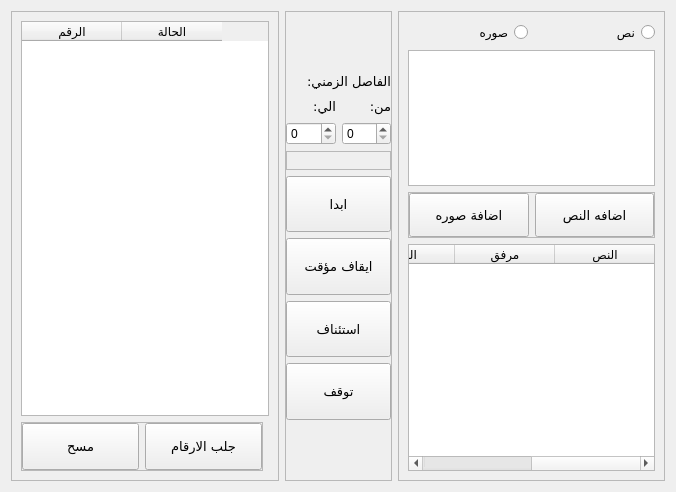
         <widget class="QWidget" name="tab_7">
          <attribute name="title">
           <string>ارسال للارقام</string>
          </attribute>
          <layout class="QGridLayout" name="gridLayout_15" columnstretch="5,2,5">
           <item row="0" column="0">
            <widget class="QFrame" name="frame_16">
             <property name="sizePolicy">
              <sizepolicy hsizetype="Expanding" vsizetype="Expanding">
               <horstretch>0</horstretch>
               <verstretch>0</verstretch>
              </sizepolicy>
             </property>
             <property name="frameShape">
              <enum>QFrame::StyledPanel</enum>
             </property>
             <property name="frameShadow">
              <enum>QFrame::Raised</enum>
             </property>
             <layout class="QGridLayout" name="gridLayout_18" rowstretch="8,1">
              <item row="1" column="0">
               <widget class="QFrame" name="frame_17">
                <property name="sizePolicy">
                 <sizepolicy hsizetype="Expanding" vsizetype="Expanding">
                  <horstretch>0</horstretch>
                  <verstretch>0</verstretch>
                 </sizepolicy>
                </property>
                <property name="maximumSize">
                 <size>
                  <width>16777215</width>
                  <height>16777215</height>
                 </size>
                </property>
                <property name="frameShape">
                 <enum>QFrame::StyledPanel</enum>
                </property>
                <property name="frameShadow">
                 <enum>QFrame::Raised</enum>
                </property>
                <layout class="QGridLayout" name="gridLayout_19">
                 <property name="leftMargin">
                  <number>0</number>
                 </property>
                 <property name="topMargin">
                  <number>0</number>
                 </property>
                 <property name="rightMargin">
                  <number>0</number>
                 </property>
                 <property name="bottomMargin">
                  <number>0</number>
                 </property>
                 <item row="0" column="0">
                  <widget class="QPushButton" name="pushButton_18">
                   <property name="sizePolicy">
                    <sizepolicy hsizetype="Expanding" vsizetype="Expanding">
                     <horstretch>0</horstretch>
                     <verstretch>0</verstretch>
                    </sizepolicy>
                   </property>
                   <property name="font">
                    <font>
                     <family>Almarai</family>
                     <pointsize>10</pointsize>
                     <weight>50</weight>
                     <bold>false</bold>
                    </font>
                   </property>
                   <property name="cursor">
                    <cursorShape>PointingHandCursor</cursorShape>
                   </property>
                   <property name="text">
                    <string>مسح</string>
                   </property>
                   <property name="iconSize">
                    <size>
                     <width>200</width>
                     <height>50</height>
                    </size>
                   </property>
                  </widget>
                 </item>
                 <item row="0" column="1">
                  <widget class="QPushButton" name="pushButton_19">
                   <property name="sizePolicy">
                    <sizepolicy hsizetype="Expanding" vsizetype="Expanding">
                     <horstretch>0</horstretch>
                     <verstretch>0</verstretch>
                    </sizepolicy>
                   </property>
                   <property name="font">
                    <font>
                     <family>Almarai</family>
                     <pointsize>10</pointsize>
                     <weight>50</weight>
                     <bold>false</bold>
                    </font>
                   </property>
                   <property name="cursor">
                    <cursorShape>PointingHandCursor</cursorShape>
                   </property>
                   <property name="text">
                    <string>جلب الارقام</string>
                   </property>
                   <property name="iconSize">
                    <size>
                     <width>200</width>
                     <height>50</height>
                    </size>
                   </property>
                  </widget>
                 </item>
                </layout>
               </widget>
              </item>
              <item row="0" column="0" colspan="2">
               <widget class="QTableWidget" name="tableWidget_3">
                <property name="layoutDirection">
                 <enum>Qt::LeftToRight</enum>
                </property>
                <property name="autoFillBackground">
                 <bool>false</bool>
                </property>
                <property name="textElideMode">
                 <enum>Qt::ElideRight</enum>
                </property>
                <column>
                 <property name="text">
                  <string>الرقم</string>
                 </property>
                </column>
                <column>
                 <property name="text">
                  <string>الحالة</string>
                 </property>
                </column>
               </widget>
              </item>
             </layout>
            </widget>
           </item>
           <item row="0" column="1">
            <widget class="QFrame" name="frame_15">
             <property name="sizePolicy">
              <sizepolicy hsizetype="Expanding" vsizetype="Expanding">
               <horstretch>0</horstretch>
               <verstretch>0</verstretch>
              </sizepolicy>
             </property>
             <property name="maximumSize">
              <size>
               <width>16777215</width>
               <height>16777215</height>
              </size>
             </property>
             <property name="frameShape">
              <enum>QFrame::StyledPanel</enum>
             </property>
             <property name="frameShadow">
              <enum>QFrame::Raised</enum>
             </property>
             <layout class="QGridLayout" name="gridLayout_16" rowstretch="2,2,2,2,6,6,6,6">
              <property name="leftMargin">
               <number>0</number>
              </property>
              <property name="topMargin">
               <number>60</number>
              </property>
              <property name="rightMargin">
               <number>0</number>
              </property>
              <property name="bottomMargin">
               <number>60</number>
              </property>
              <item row="2" column="0">
               <widget class="QSpinBox" name="spinBox_2">
                <property name="sizePolicy">
                 <sizepolicy hsizetype="Expanding" vsizetype="Expanding">
                  <horstretch>0</horstretch>
                  <verstretch>0</verstretch>
                 </sizepolicy>
                </property>
                <property name="maximumSize">
                 <size>
                  <width>16777215</width>
                  <height>16777215</height>
                 </size>
                </property>
               </widget>
              </item>
              <item row="2" column="1">
               <widget class="QSpinBox" name="spinBox_4">
                <property name="sizePolicy">
                 <sizepolicy hsizetype="Expanding" vsizetype="Expanding">
                  <horstretch>0</horstretch>
                  <verstretch>0</verstretch>
                 </sizepolicy>
                </property>
                <property name="maximumSize">
                 <size>
                  <width>16777215</width>
                  <height>16777215</height>
                 </size>
                </property>
               </widget>
              </item>
              <item row="0" column="0" colspan="2">
               <widget class="QLabel" name="label_7">
                <property name="sizePolicy">
                 <sizepolicy hsizetype="Expanding" vsizetype="Expanding">
                  <horstretch>0</horstretch>
                  <verstretch>0</verstretch>
                 </sizepolicy>
                </property>
                <property name="maximumSize">
                 <size>
                  <width>16777215</width>
                  <height>16777215</height>
                 </size>
                </property>
                <property name="font">
                 <font>
                  <family>Almarai</family>
                  <pointsize>10</pointsize>
                  <weight>50</weight>
                  <bold>false</bold>
                 </font>
                </property>
                <property name="text">
                 <string>الفاصل الزمني:</string>
                </property>
               </widget>
              </item>
              <item row="5" column="0" colspan="2">
               <widget class="QPushButton" name="pushButton_17">
                <property name="sizePolicy">
                 <sizepolicy hsizetype="Expanding" vsizetype="Expanding">
                  <horstretch>0</horstretch>
                  <verstretch>0</verstretch>
                 </sizepolicy>
                </property>
                <property name="maximumSize">
                 <size>
                  <width>16777215</width>
                  <height>16777215</height>
                 </size>
                </property>
                <property name="font">
                 <font>
                  <family>Almarai</family>
                  <pointsize>10</pointsize>
                  <weight>50</weight>
                  <bold>false</bold>
                 </font>
                </property>
                <property name="cursor">
                 <cursorShape>PointingHandCursor</cursorShape>
                </property>
                <property name="text">
                 <string>ايقاف مؤقت</string>
                </property>
                <property name="iconSize">
                 <size>
                  <width>200</width>
                  <height>50</height>
                 </size>
                </property>
               </widget>
              </item>
              <item row="1" column="0" alignment="Qt::AlignRight">
               <widget class="QLabel" name="label_21">
                <property name="sizePolicy">
                 <sizepolicy hsizetype="Expanding" vsizetype="Expanding">
                  <horstretch>0</horstretch>
                  <verstretch>0</verstretch>
                 </sizepolicy>
                </property>
                <property name="maximumSize">
                 <size>
                  <width>16777215</width>
                  <height>16777215</height>
                 </size>
                </property>
                <property name="font">
                 <font>
                  <family>Almarai</family>
                  <pointsize>10</pointsize>
                  <weight>50</weight>
                  <bold>false</bold>
                 </font>
                </property>
                <property name="text">
                 <string>الي:</string>
                </property>
               </widget>
              </item>
              <item row="4" column="0" colspan="2">
               <widget class="QPushButton" name="pushButton_15">
                <property name="sizePolicy">
                 <sizepolicy hsizetype="Expanding" vsizetype="Expanding">
                  <horstretch>0</horstretch>
                  <verstretch>0</verstretch>
                 </sizepolicy>
                </property>
                <property name="maximumSize">
                 <size>
                  <width>16777215</width>
                  <height>16777215</height>
                 </size>
                </property>
                <property name="font">
                 <font>
                  <family>Almarai</family>
                  <pointsize>10</pointsize>
                  <weight>50</weight>
                  <bold>false</bold>
                 </font>
                </property>
                <property name="cursor">
                 <cursorShape>PointingHandCursor</cursorShape>
                </property>
                <property name="text">
                 <string>ابدا</string>
                </property>
                <property name="iconSize">
                 <size>
                  <width>200</width>
                  <height>50</height>
                 </size>
                </property>
               </widget>
              </item>
              <item row="1" column="1" alignment="Qt::AlignRight">
               <widget class="QLabel" name="label_22">
                <property name="sizePolicy">
                 <sizepolicy hsizetype="Expanding" vsizetype="Expanding">
                  <horstretch>0</horstretch>
                  <verstretch>0</verstretch>
                 </sizepolicy>
                </property>
                <property name="maximumSize">
                 <size>
                  <width>16777215</width>
                  <height>16777215</height>
                 </size>
                </property>
                <property name="font">
                 <font>
                  <family>Almarai</family>
                  <pointsize>10</pointsize>
                  <weight>50</weight>
                  <bold>false</bold>
                 </font>
                </property>
                <property name="text">
                 <string>من:</string>
                </property>
               </widget>
              </item>
              <item row="7" column="0" colspan="2">
               <widget class="QPushButton" name="pushButton_21">
                <property name="sizePolicy">
                 <sizepolicy hsizetype="Expanding" vsizetype="Expanding">
                  <horstretch>0</horstretch>
                  <verstretch>0</verstretch>
                 </sizepolicy>
                </property>
                <property name="maximumSize">
                 <size>
                  <width>16777215</width>
                  <height>16777215</height>
                 </size>
                </property>
                <property name="font">
                 <font>
                  <family>Almarai</family>
                  <pointsize>10</pointsize>
                  <weight>50</weight>
                  <bold>false</bold>
                 </font>
                </property>
                <property name="cursor">
                 <cursorShape>PointingHandCursor</cursorShape>
                </property>
                <property name="text">
                 <string>توقف</string>
                </property>
                <property name="iconSize">
                 <size>
                  <width>200</width>
                  <height>50</height>
                 </size>
                </property>
               </widget>
              </item>
              <item row="6" column="0" colspan="2">
               <widget class="QPushButton" name="pushButton_16">
                <property name="sizePolicy">
                 <sizepolicy hsizetype="Expanding" vsizetype="Expanding">
                  <horstretch>0</horstretch>
                  <verstretch>0</verstretch>
                 </sizepolicy>
                </property>
                <property name="maximumSize">
                 <size>
                  <width>16777215</width>
                  <height>16777215</height>
                 </size>
                </property>
                <property name="font">
                 <font>
                  <family>Almarai</family>
                  <pointsize>10</pointsize>
                  <weight>50</weight>
                  <bold>false</bold>
                 </font>
                </property>
                <property name="cursor">
                 <cursorShape>PointingHandCursor</cursorShape>
                </property>
                <property name="text">
                 <string>استئناف</string>
                </property>
                <property name="iconSize">
                 <size>
                  <width>200</width>
                  <height>50</height>
                 </size>
                </property>
               </widget>
              </item>
              <item row="3" column="0" colspan="2">
               <widget class="QFrame" name="frame_37">
                <property name="frameShape">
                 <enum>QFrame::StyledPanel</enum>
                </property>
                <property name="frameShadow">
                 <enum>QFrame::Raised</enum>
                </property>
               </widget>
              </item>
             </layout>
            </widget>
           </item>
           <item row="0" column="2">
            <widget class="QFrame" name="frame_14">
             <property name="sizePolicy">
              <sizepolicy hsizetype="Expanding" vsizetype="Expanding">
               <horstretch>0</horstretch>
               <verstretch>0</verstretch>
              </sizepolicy>
             </property>
             <property name="frameShape">
              <enum>QFrame::StyledPanel</enum>
             </property>
             <property name="frameShadow">
              <enum>QFrame::Raised</enum>
             </property>
             <layout class="QGridLayout" name="gridLayout_17" rowstretch="1,6,2,10">
              <item row="0" column="0">
               <widget class="QRadioButton" name="radioButton">
                <property name="sizePolicy">
                 <sizepolicy hsizetype="Expanding" vsizetype="Expanding">
                  <horstretch>0</horstretch>
                  <verstretch>0</verstretch>
                 </sizepolicy>
                </property>
                <property name="maximumSize">
                 <size>
                  <width>16777215</width>
                  <height>16777215</height>
                 </size>
                </property>
                <property name="font">
                 <font>
                  <pointsize>9</pointsize>
                 </font>
                </property>
                <property name="layoutDirection">
                 <enum>Qt::RightToLeft</enum>
                </property>
                <property name="text">
                 <string>صوره</string>
                </property>
               </widget>
              </item>
              <item row="0" column="1">
               <widget class="QRadioButton" name="radioButton_2">
                <property name="sizePolicy">
                 <sizepolicy hsizetype="Expanding" vsizetype="Expanding">
                  <horstretch>0</horstretch>
                  <verstretch>0</verstretch>
                 </sizepolicy>
                </property>
                <property name="maximumSize">
                 <size>
                  <width>16777215</width>
                  <height>16777215</height>
                 </size>
                </property>
                <property name="font">
                 <font>
                  <pointsize>9</pointsize>
                 </font>
                </property>
                <property name="layoutDirection">
                 <enum>Qt::RightToLeft</enum>
                </property>
                <property name="text">
                 <string>نص</string>
                </property>
               </widget>
              </item>
              <item row="3" column="0" colspan="2">
               <widget class="QTableWidget" name="tableWidget_4">
                <property name="layoutDirection">
                 <enum>Qt::RightToLeft</enum>
                </property>
                <property name="autoFillBackground">
                 <bool>false</bool>
                </property>
                <property name="styleSheet">
                 <string notr="true">QPushButton{
    background: transparent;
	color: rgb(0, 0, 0);
}</string>
                </property>
                <property name="textElideMode">
                 <enum>Qt::ElideRight</enum>
                </property>
                <column>
                 <property name="text">
                  <string>النص</string>
                 </property>
                </column>
                <column>
                 <property name="text">
                  <string>مرفق</string>
                 </property>
                </column>
                <column>
                 <property name="text">
                  <string>النوع</string>
                 </property>
                </column>
                <column>
                 <property name="text">
                  <string/>
                 </property>
                </column>
               </widget>
              </item>
              <item row="1" column="0" colspan="2">
               <widget class="QTextEdit" name="textEdit">
                <property name="maximumSize">
                 <size>
                  <width>16777215</width>
                  <height>16777215</height>
                 </size>
                </property>
                <property name="font">
                 <font>
                  <pointsize>10</pointsize>
                 </font>
                </property>
                <property name="layoutDirection">
                 <enum>Qt::RightToLeft</enum>
                </property>
               </widget>
              </item>
              <item row="2" column="0" colspan="2">
               <widget class="QFrame" name="frame_18">
                <property name="maximumSize">
                 <size>
                  <width>16777215</width>
                  <height>16777215</height>
                 </size>
                </property>
                <property name="frameShape">
                 <enum>QFrame::StyledPanel</enum>
                </property>
                <property name="frameShadow">
                 <enum>QFrame::Raised</enum>
                </property>
                <layout class="QGridLayout" name="gridLayout_20">
                 <property name="leftMargin">
                  <number>0</number>
                 </property>
                 <property name="topMargin">
                  <number>0</number>
                 </property>
                 <property name="rightMargin">
                  <number>0</number>
                 </property>
                 <property name="bottomMargin">
                  <number>0</number>
                 </property>
                 <item row="0" column="0">
                  <widget class="QPushButton" name="pushButton_22">
                   <property name="sizePolicy">
                    <sizepolicy hsizetype="Expanding" vsizetype="Expanding">
                     <horstretch>0</horstretch>
                     <verstretch>0</verstretch>
                    </sizepolicy>
                   </property>
                   <property name="font">
                    <font>
                     <family>Almarai</family>
                     <pointsize>10</pointsize>
                     <weight>50</weight>
                     <bold>false</bold>
                    </font>
                   </property>
                   <property name="cursor">
                    <cursorShape>PointingHandCursor</cursorShape>
                   </property>
                   <property name="text">
                    <string>اضافة صوره</string>
                   </property>
                   <property name="iconSize">
                    <size>
                     <width>200</width>
                     <height>50</height>
                    </size>
                   </property>
                  </widget>
                 </item>
                 <item row="0" column="1">
                  <widget class="QPushButton" name="pushButton_20">
                   <property name="sizePolicy">
                    <sizepolicy hsizetype="Expanding" vsizetype="Expanding">
                     <horstretch>0</horstretch>
                     <verstretch>0</verstretch>
                    </sizepolicy>
                   </property>
                   <property name="font">
                    <font>
                     <family>Almarai</family>
                     <pointsize>10</pointsize>
                     <weight>50</weight>
                     <bold>false</bold>
                    </font>
                   </property>
                   <property name="cursor">
                    <cursorShape>PointingHandCursor</cursorShape>
                   </property>
                   <property name="text">
                    <string>اضافه النص</string>
                   </property>
                   <property name="iconSize">
                    <size>
                     <width>200</width>
                     <height>50</height>
                    </size>
                   </property>
                  </widget>
                 </item>
                </layout>
               </widget>
              </item>
             </layout>
            </widget>
           </item>
          </layout>
         </widget>
